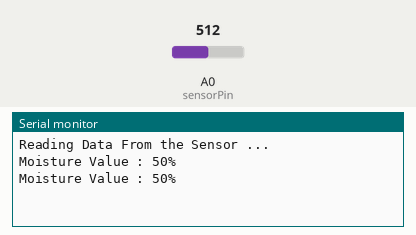
Bench run of a sketch on a simulated Arduino Uno, built with avr-gcc and run on an emulated ATmega328P. Shown: the last lines printed to the serial monitor. Inputs (shaded band) come from the test bench; at power-on: A0 (sensorPin) = 512.

Above: at 3.2 s.
3.3 s: A0 (sensorPin) set to 716
At 4.6 s:
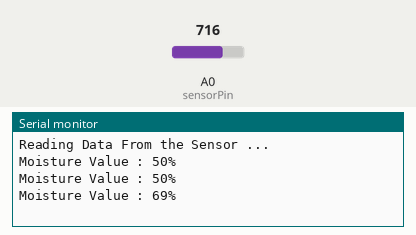
4.8 s: A0 (sensorPin) set to 900
At 5.8 s:
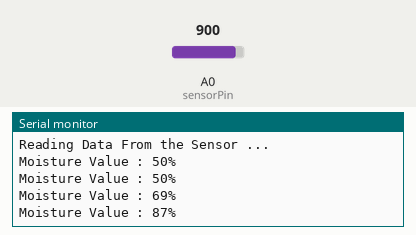
Timing chart, 0 to 7.8 s (numbered marks = the images above; inputs shaded):
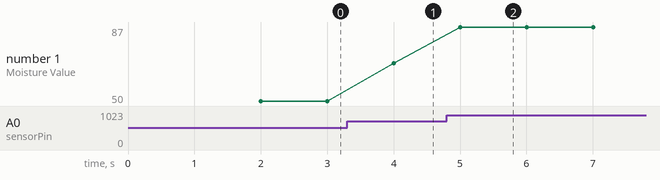

Measured:
- after the input at 3.3 s, the serial monitor: prints a new line after 0.70 s (image 1)
- after the input at 4.8 s, the serial monitor: prints a new line after 0.20 s (image 2)
- plotted number 1: 50 → 69 after the input at 3.3 s, 69 → 87 after the input at 4.8 s

The sketch:

Moisture_sensor_code_v0.1.ino
```cpp
#ifndef MAIN
#define DEBUG 1
//Setup
int sensorPin = A0;
int outputValue ;
int moistAnal();
void setup()
{
   Serial.begin(9600);
   #if DEBUG
   Serial.println("Reading Data From the Sensor ...");
   delay(2000);
   #endif
}
void loop (){
  moistAnal();
}
#endif
int moistAnal (){
   outputValue= analogRead(sensorPin);
   outputValue = map(outputValue,0,1024,0,100);
  //Changing the moisture level to procents
  #if DEBUG
   Serial.print("Moisture Value : ");
   Serial.print(outputValue);
   Serial.println("%");
   delay(1000);
  #endif
   return outputValue;
  }
```
